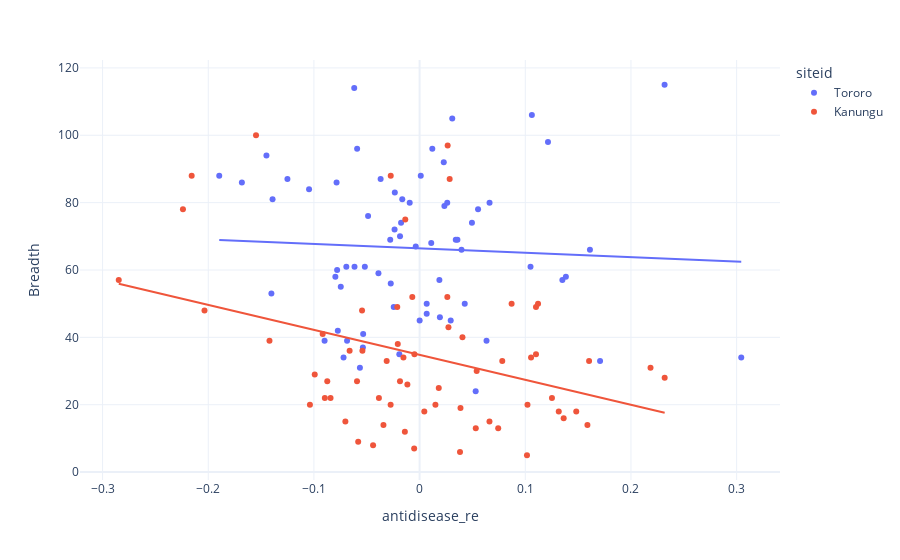

The cell this chart's notebook holds for it:
### Markdown cell above
### Antidisease

### Code cell
plot_corr_re(frame, 'antidisease_re')
